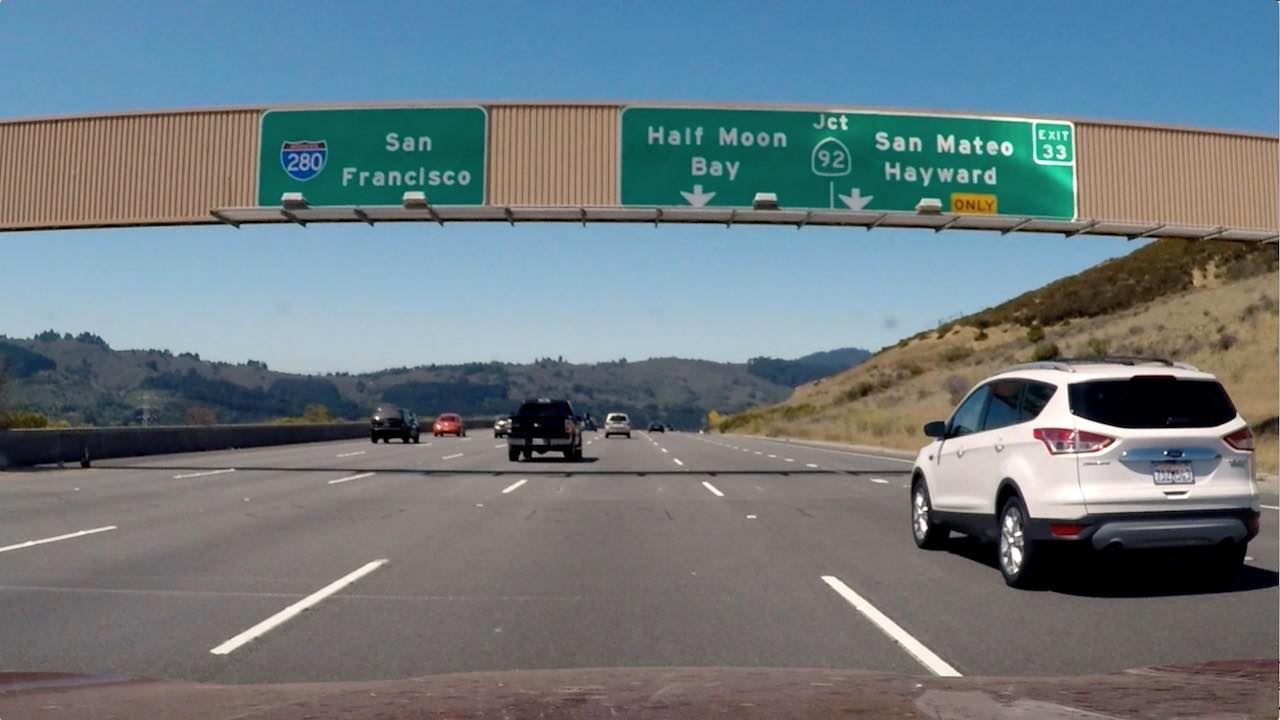
#> input picture CarND-Advanced-Lane_Finding-Lab/signs_vehicles_xygrad.png, 1280 x 720 px, given in place of signs_vehicles_xygrad.jpg, which was not available
$ jupyter execute 'HLS and Color Thresholds.ipynb'   (shell and % lines are left out)   (text cells are left out)
#> lines starting #> are read from the running program, lines starting #| are printed output that depends on the picture; pictures that were not available may be replaced by others from this repository, and a replacement may not be noted
[cell 1]
import numpy as np
import cv2
import matplotlib.pyplot as plt
import matplotlib.image as mpimg
image = mpimg.imread('signs_vehicles_xygrad.jpg')
#> image is the input picture: shape (720, 1280, 3) float32; mean R, G, B 0.428, 0.477, 0.5
thresh = (180, 255)
gray = cv2.cvtColor(image, cv2.COLOR_RGB2GRAY)
binary = np.zeros_like(gray)
binary[(gray > thresh[0]) & (gray <= thresh[1])] = 1

[cell 2]
# Plot the result
f, (ax1, ax2) = plt.subplots(1, 2, figsize=(24, 9))
f.tight_layout()
ax1.imshow(image)
ax1.set_title('Original Image', fontsize=50)
ax2.imshow(binary, cmap='gray')
ax2.set_title('Thresholded Gradient', fontsize=50)
plt.subplots_adjust(left=0., right=1, top=0.9, bottom=0.)

[cell 3]
R = image[:,:,0]
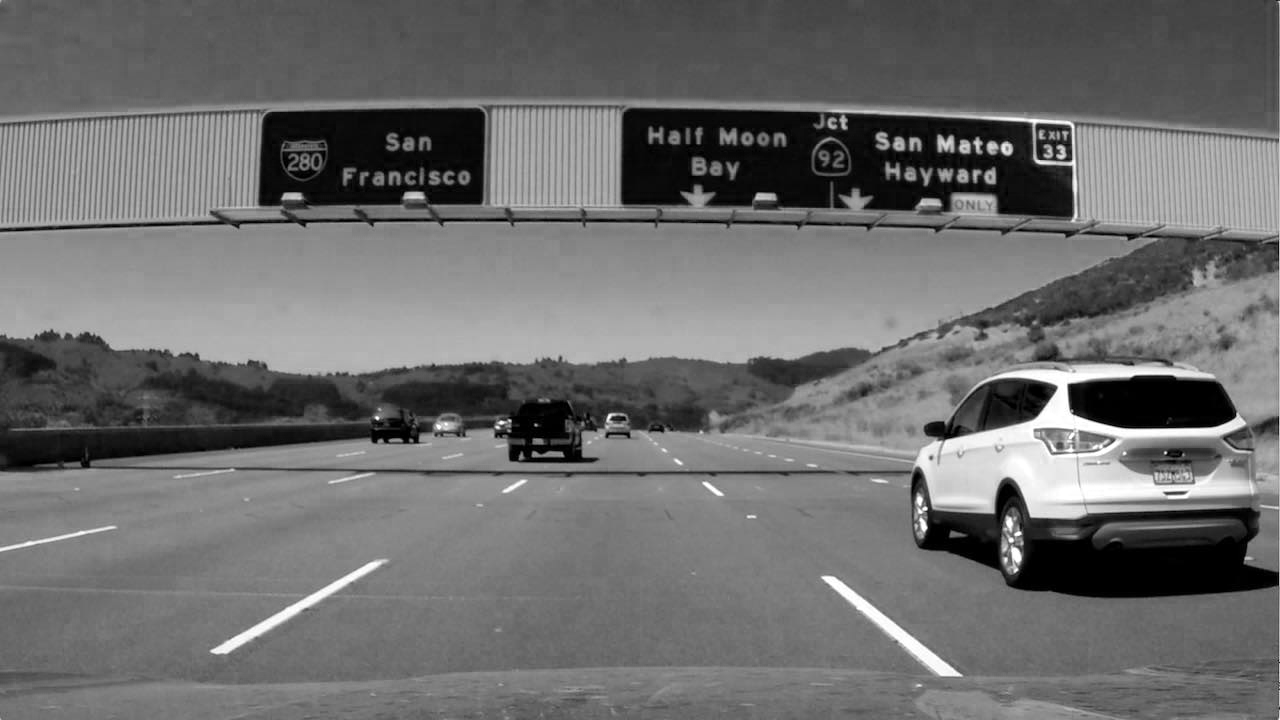
#> R: shape (720, 1280) float32; min 0, max 1, mean 0.428
G = image[:,:,1]
B = image[:,:,2]
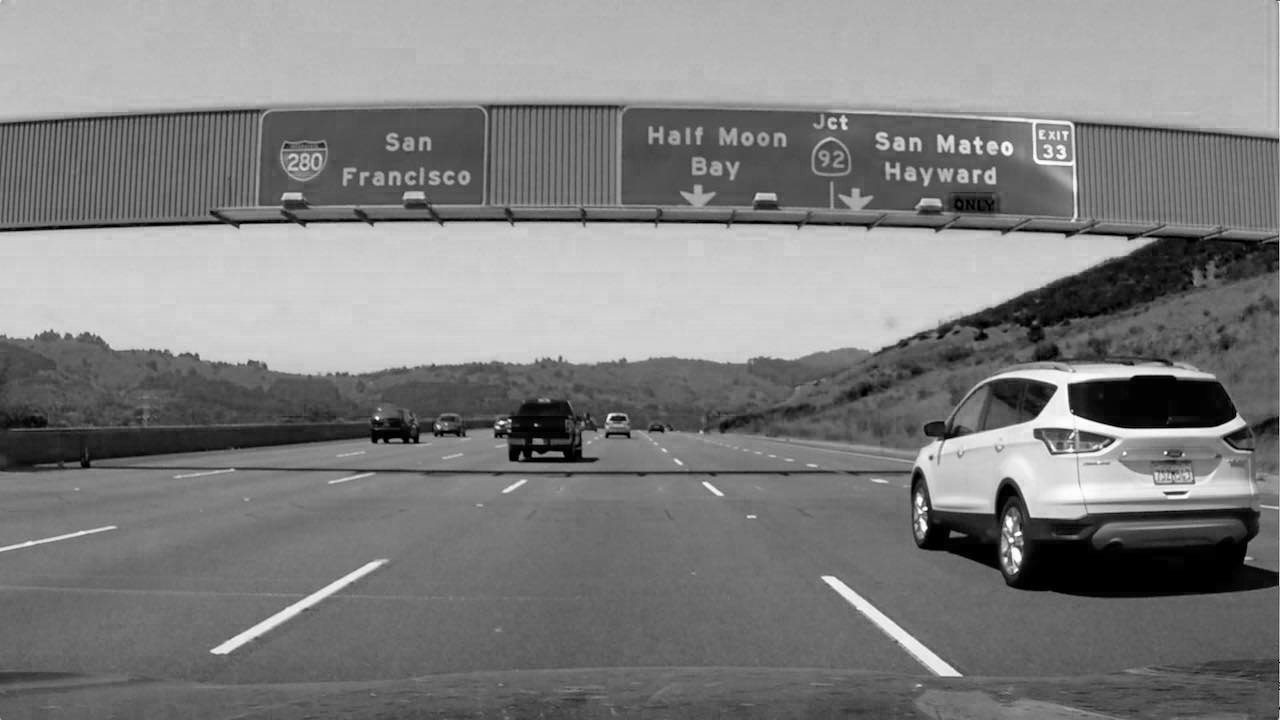
#> B: shape (720, 1280) float32; min 0, max 1, mean 0.5

[cell 4]
plt.imshow(R, cmap='gray')

[cell 5]
plt.imshow(G, cmap='gray')

[cell 6]
plt.imshow(B, cmap='gray')

[cell 7]
thresh = (200, 255)
binary = np.zeros_like(R)
binary[(R > thresh[0]) & (R <= thresh[1])] = 1

[cell 8]
# Plot the result
f, (ax1, ax2) = plt.subplots(1, 2, figsize=(24, 9))
f.tight_layout()
ax1.imshow(image)
ax1.set_title('Original Image', fontsize=50)
ax2.imshow(binary, cmap='gray')
ax2.set_title('Thresholded Gradient', fontsize=50)
plt.subplots_adjust(left=0., right=1, top=0.9, bottom=0.)

[cell 9]
hls = cv2.cvtColor(image, cv2.COLOR_RGB2HLS)
#> hls: shape (720, 1280, 3) float32; mean of channels 0, 1, 2 120.3, 0.5, 0.3
H = hls[:,:,0]
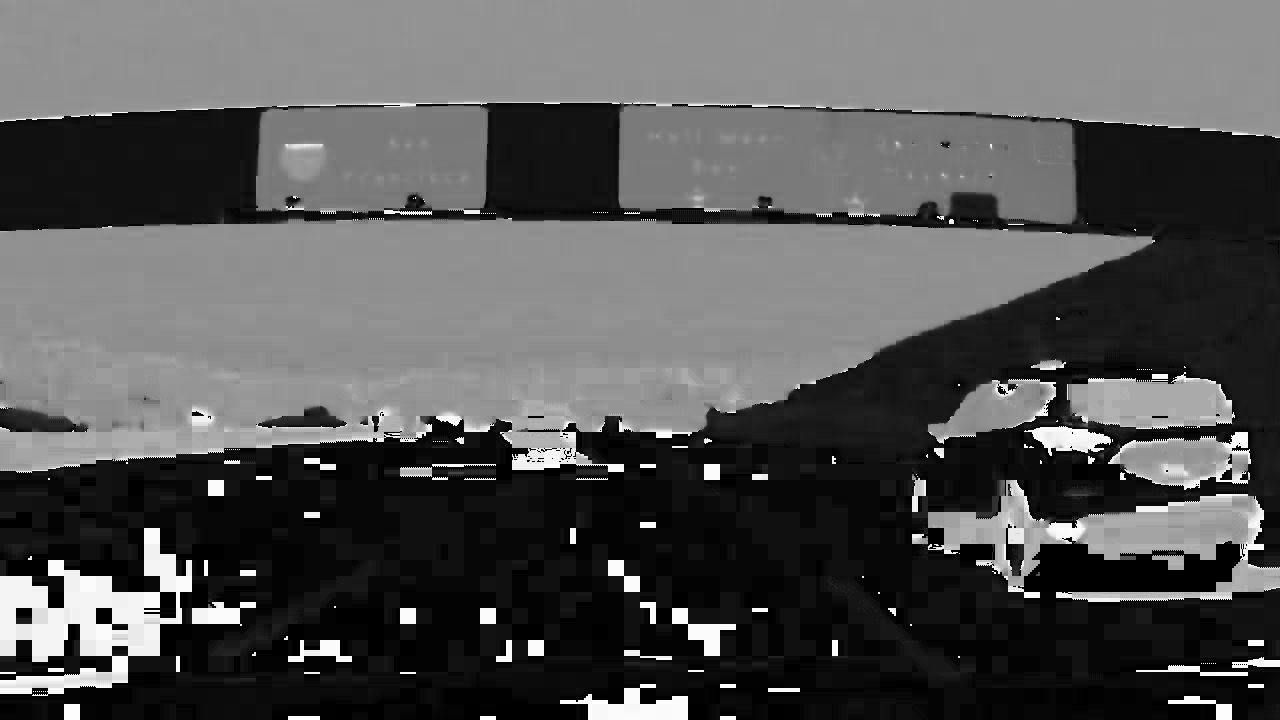
#> H: shape (720, 1280) float32; min 0, max 359.4, mean 120.4; drawn with min black and max white
L = hls[:,:,1]
S = hls[:,:,2]
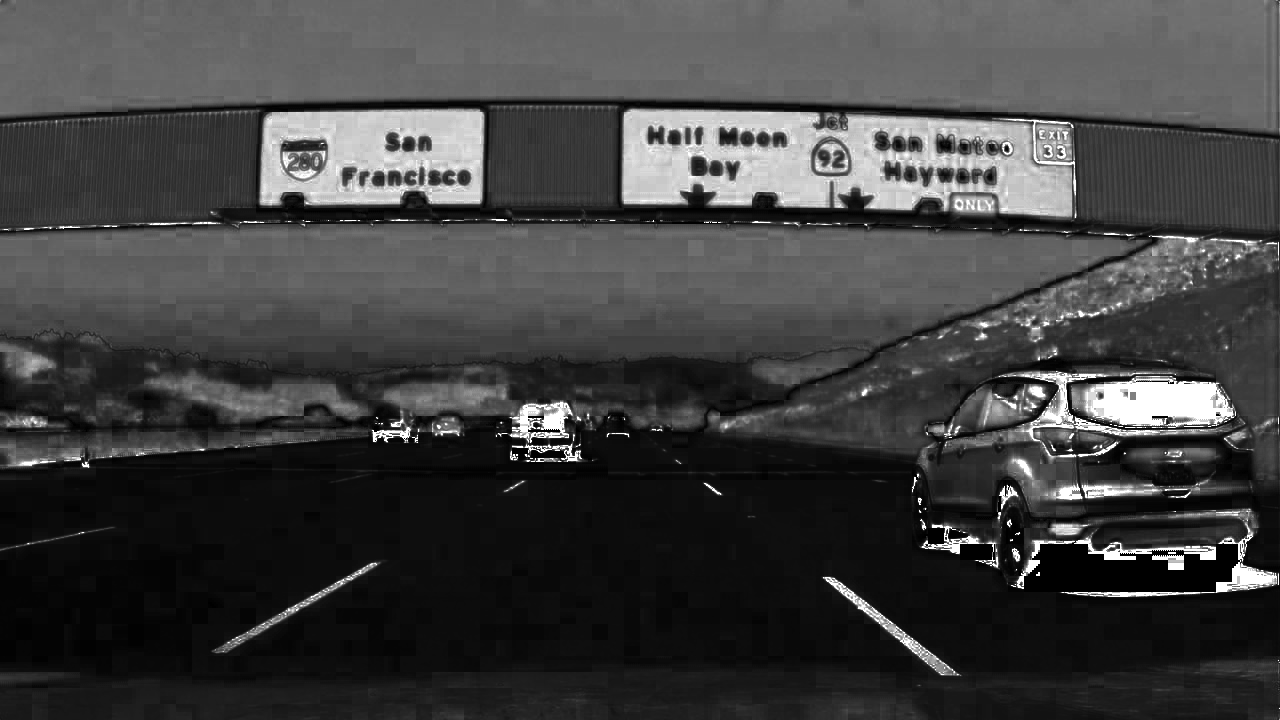
#> S: shape (720, 1280) float32; min 0, max 1, mean 0.254

[cell 10]
thresh = (90, 255)
binary = np.zeros_like(S)
binary[(S > thresh[0]) & (S <= thresh[1])] = 1

[cell 11]
f, (ax1, ax2) = plt.subplots(1, 2, figsize=(24, 9))
f.tight_layout()
ax1.imshow(image)
ax1.set_title('Original Image', fontsize=50)
ax2.imshow(binary, cmap='gray')
ax2.set_title('Thresholded Gradient', fontsize=50)
plt.subplots_adjust(left=0., right=1, top=0.9, bottom=0.)

[cell 12]
thresh = (15, 100)
binary = np.zeros_like(H)
binary[(H > thresh[0]) & (H <= thresh[1])] = 1

[cell 13]
f, (ax1, ax2) = plt.subplots(1, 2, figsize=(24, 9))
f.tight_layout()
ax1.imshow(image)
ax1.set_title('Original Image', fontsize=50)
ax2.imshow(binary, cmap='gray')
ax2.set_title('Thresholded Gradient', fontsize=50)
plt.subplots_adjust(left=0., right=1, top=0.9, bottom=0.)
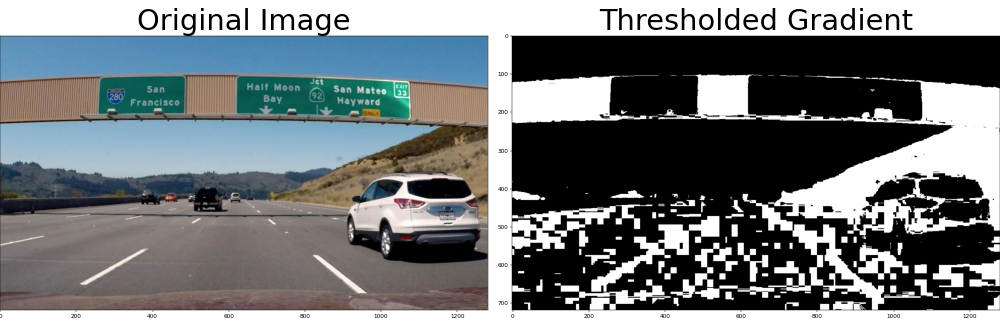
#> figure drawn by matplotlib, 2 panels
